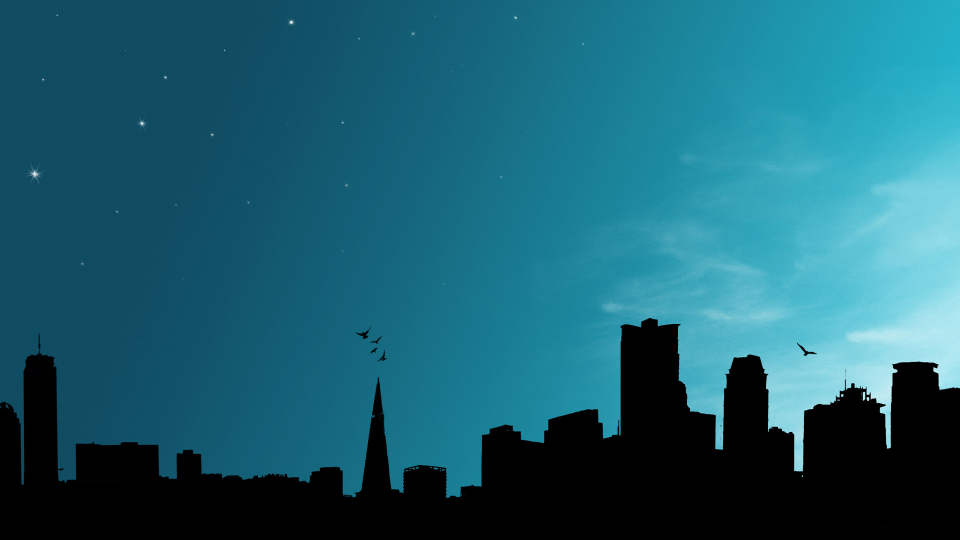
#> input picture 1.jpg, 1920 x 1080 px (shown at 1/2 size)
$ python object_matching.py
#> lines starting #> are read from the running program, lines starting #| are printed output that depends on the picture
import numpy as np
import cv2
from matplotlib import pyplot as plt

img = cv2.imread('1.jpg',0)
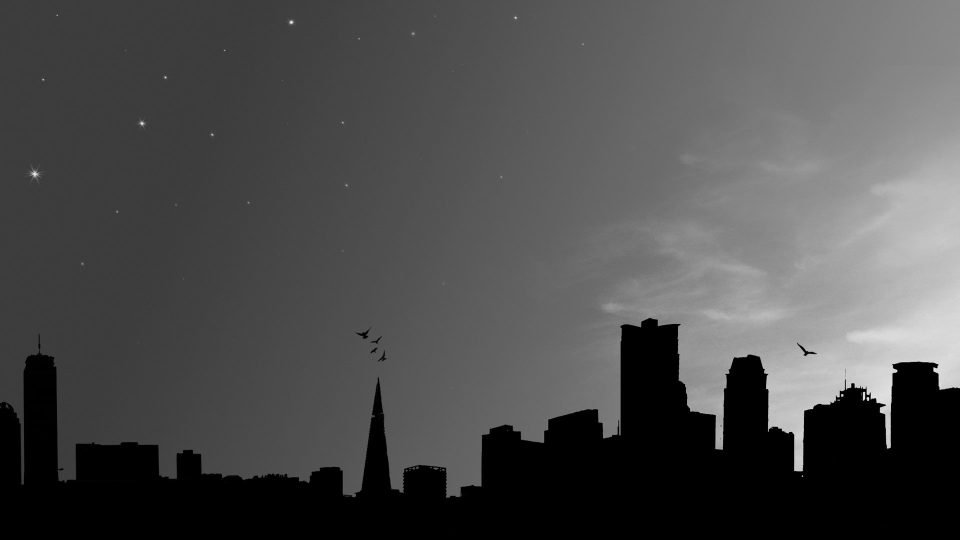
#> img: shape (1080, 1920) (shown at 1/2 size); min 0, max 250, mean 77
# cv2.namedWindow("Display window", cv2.WINDOW_NORMAL);
# cv2.imshow("Display window", img)
# cv2.waitKey(0);

img1 = cv2.GaussianBlur(img, (5,5), 0)
plt.imshow(img1,cmap = 'gray')
plt.show()
cv2.waitKey(0);


# [27 lines of commented-out code are left out]

$ run again, with 3.jpg copied over 1.jpg
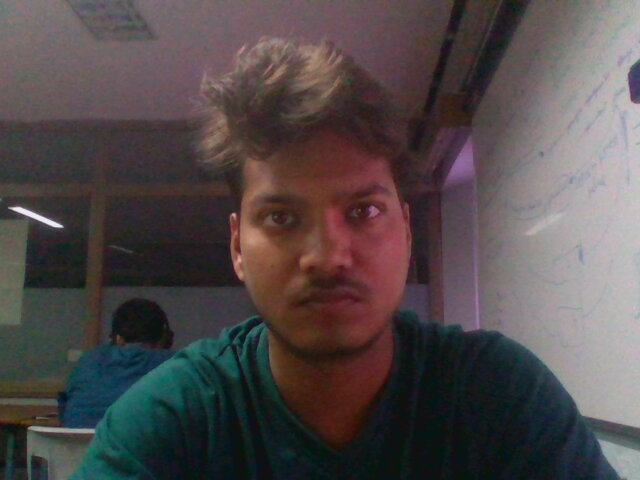
#> input picture 3.jpg, 640 x 480 px
#> `img = cv2.imread('1.jpg',0)`:
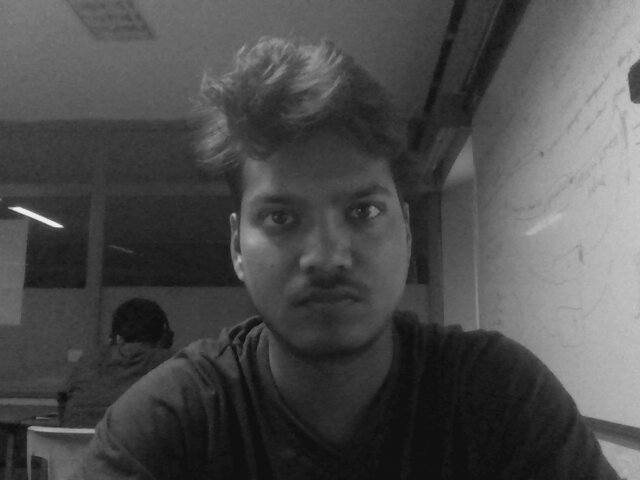
#> img: shape (480, 640); min 10, max 246, mean 76.5
